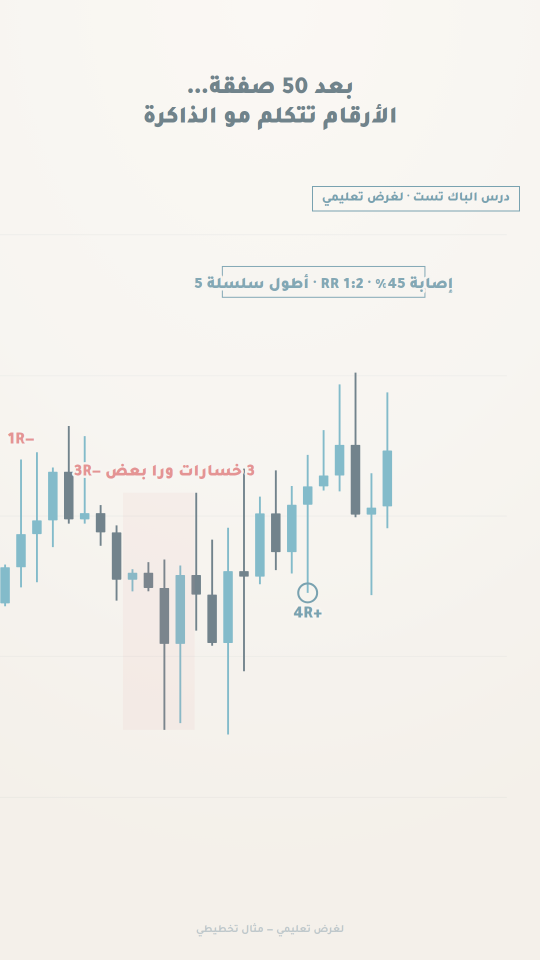
#> input picture .claude/skills/liquidity-reel-production/scripts/qa6_reel_backtest_15_4.png, 1080 x 1920 px (shown at 1/2 size); its folder holds only this picture in this run
$ python -i engine.py   (imports and definitions only)
#> lines starting #> are read from the running program, lines starting #| are printed output that depends on the picture
#> further down, picture is the input picture: PIL image 1080x1920 RGB; mean R, G, B 242.1, 240.3, 236
"""
Core render engine for the Liquidity State reel:
chart geometry, camera, grade, and the Arabic-safe text engine.
1080x1920, deterministic.
"""
import json, math, os
from PIL import Image, ImageDraw, ImageFont, ImageFilter

HERE = os.path.dirname(os.path.abspath(__file__))
W, H = 1080, 1920
FPS = 30

# ---- palette (from the shot script) ----
NEARWHITE = (242,245,247)   # F2F5F7
SILVER    = (201,209,214)   # C9D1D6
GOLD      = (214,169,74)    # D6A94A
TEAL      = (46,158,143)    # 2E9E8F  (strong)
RED       = (239,83,80)     # EF5350  (weak)
BLACK     = (10,12,16)      # 0A0C10
PANEL     = (13,16,22)
GRID      = (26,31,40)
UPCOL     = (54,170,150)
DNCOL     = (224,84,80)

# ---- fonts ----
FA = os.path.join(HERE,"assets/fonts/Tajawal-Bold-ar.ttf")
FA_BLACK = os.path.join(HERE,"assets/fonts/Tajawal-Black-ar.ttf")
FL = os.path.join(HERE,"assets/fonts/Tajawal-Bold-latin.ttf")
FL_BLACK = os.path.join(HERE,"assets/fonts/Tajawal-Black-latin.ttf")
_fc={}
# [4 lines left out: function font, not called in this run]

# ---- data ----
# [2 lines not run here, left out]
# [1 line that did not run here, left out]
# [1 line that did not run here, left out]
# [1 line that did not run here, left out]

# chart pixel band (leave reel safe zones top/bottom)
CX0, CX1 = 46, 902          # candle x span
CYTOP, CYBOT = 250, 1600     # price band y span
AXIS_X = 912

def px(i):
    return CX0 + (i+0.5)*(CX1-CX0)/NBARS
def py(price):
    return CYTOP + (PTOP-price)/(PTOP-PBOT)*(CYBOT-CYTOP)
# [1 line that did not run here, left out]

# ---------- easing ----------
def clamp(x,a=0.0,b=1.0): return a if x<a else b if x>b else x
def ease_out(t): t=clamp(t); return 1-(1-t)**3
def ease_in(t): t=clamp(t); return t*t*t
def ease_io(t): t=clamp(t); return t*t*(3-2*t)
def lerp(a,b,t): return a+(b-a)*t

# ---------- Arabic-safe text ----------
def _is_ar(ch):
    o=ord(ch); return 0x0600<=o<=0x06FF or 0xFB50<=o<=0xFEFF
def draw_ar(d, xy, text, fnt, fill, anchor="mm", direction="rtl"):
    d.text(xy, text, font=fnt, fill=fill, anchor=anchor, direction=direction)
def ar_w(d, text, fnt, direction="rtl"):
    b=d.textbbox((0,0),text,font=fnt,anchor="la",direction=direction)
    return b[2]-b[0]

# vector glyphs the fonts lack (draw crisp, on-brand)
# [4 lines left out: function sym_neq, not called in this run]
def sym_check(d, cx, cy, s, col, wpx=9):
    d.line([(cx-s*0.7,cy+s*0.05),(cx-s*0.15,cy+s*0.6)],fill=col,width=wpx)
    d.line([(cx-s*0.15,cy+s*0.6),(cx+s*0.8,cy-s*0.65)],fill=col,width=wpx)
def sym_cross(d, cx, cy, s, col, wpx=9):
    d.line([(cx-s*0.7,cy-s*0.7),(cx+s*0.7,cy+s*0.7)],fill=col,width=wpx)
    d.line([(cx-s*0.7,cy+s*0.7),(cx+s*0.7,cy-s*0.7)],fill=col,width=wpx)
def sym_dot(d, cx, cy, r, col):
    d.ellipse([cx-r,cy-r,cx+r,cy+r],fill=col)

# [69 lines left out: functions measure_runs, draw_runs_centered, text_layer, paste_maskwipe, paste_alpha, scaled_layer and 1 more, not called in this run]
_VIG=None
def apply_grade(img, vig=0.16, teal=0.05):
    """teal-silver push + vignette. img RGB in place-ish (returns new)."""
#> called with vig = 0.16, teal = 0.05
    global _VIG
    if _VIG is None:
        _VIG=Image.radial_gradient("L").resize((W,H))
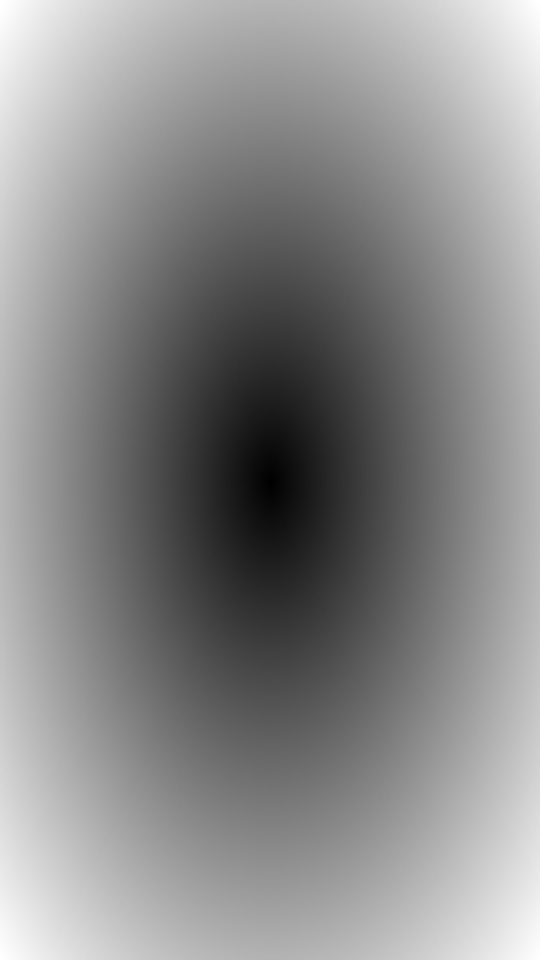
#> _VIG: PIL image 1080x1920 L (shown at 1/2 size); min 0, max 255, mean 138.1
    r,g,b=img.split()
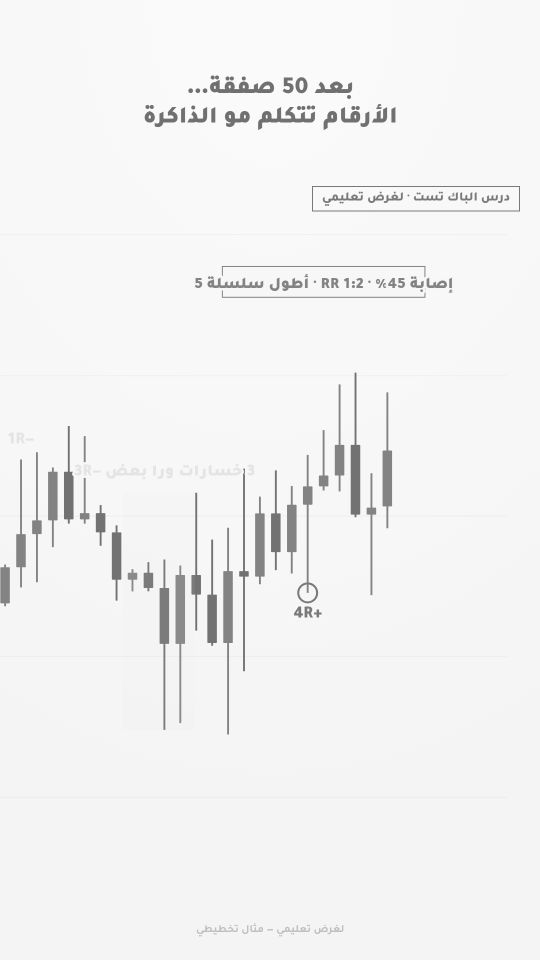
#> r: PIL image 1080x1920 L (shown at 1/2 size); min 112, max 250, mean 242.1
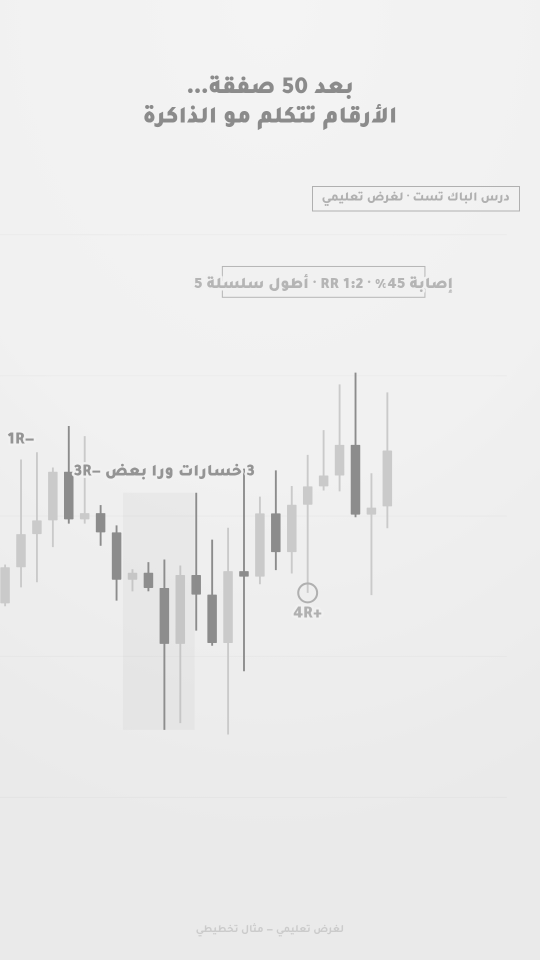
#> b: PIL image 1080x1920 L (shown at 1/2 size); min 139, max 244, mean 236
    # subtle teal-silver: lift blue/green shadows slightly, cool highlights
    b=b.point(lambda v:min(255,int(v+ (255-v)*0.06 + 4)))
    g=g.point(lambda v:min(255,int(v+ (255-v)*0.03)))
    img=Image.merge("RGB",(r,g,b))
    # vignette
    dark=Image.new("RGB",(W,H),(0,0,0))
#> dark: PIL image 1080x1920 RGB; every value is 0
    vmask=_VIG.point(lambda v:int(v*vig))
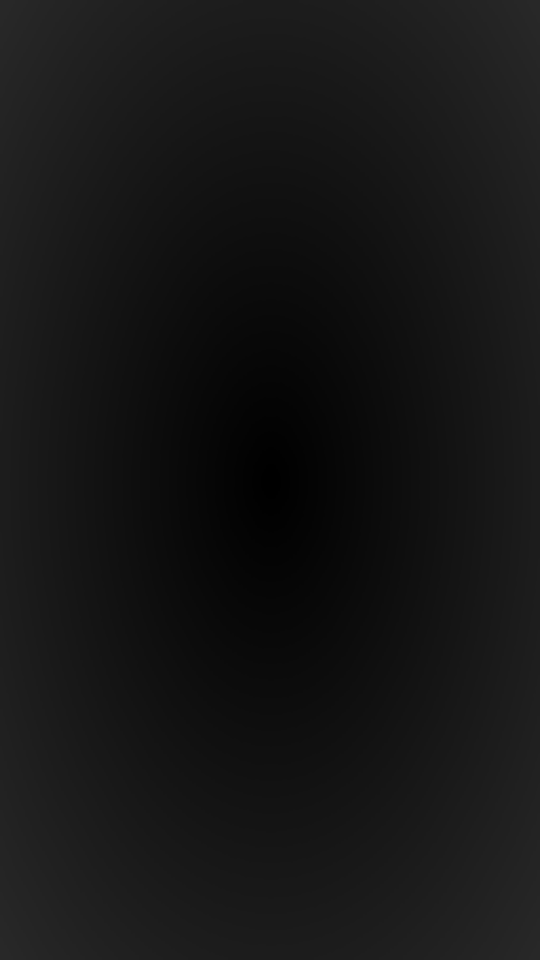
#> vmask: PIL image 1080x1920 L (shown at 1/2 size); min 0, max 40, mean 21.6
    img=Image.composite(dark,img,vmask)
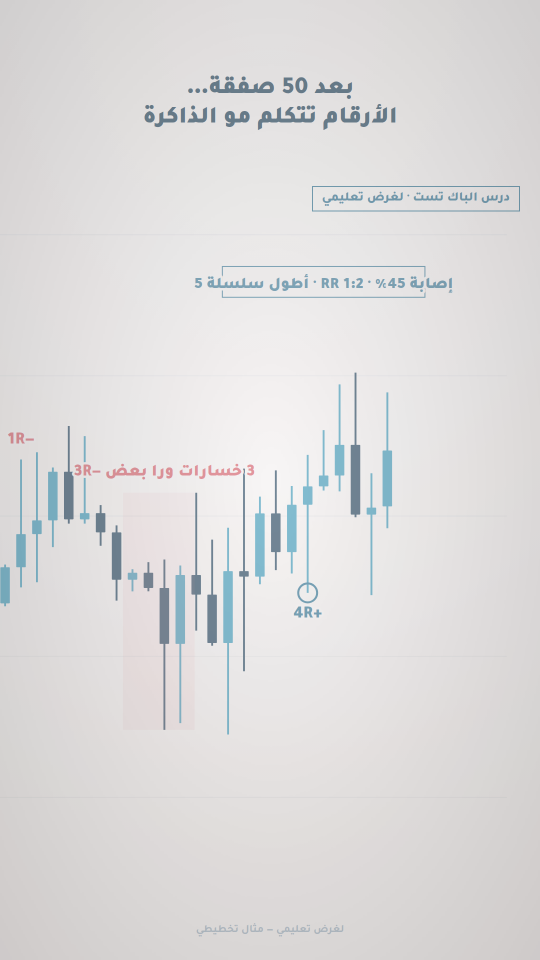
#> img: PIL image 1080x1920 RGB (shown at 1/2 size); mean R, G, B 221.5, 219.9, 220.1
    return img

# ---------- chart ----------
# [95 lines left out: functions draw_chart, camera, not called in this run]

# [8 lines not run here, left out]

>>> from PIL import Image
>>> picture = Image.open('../.claude/skills/liquidity-reel-production/scripts/qa6_reel_backtest_15_4.png')
>>> result = apply_grade(picture)

$ run again, on .claude/skills/liquidity-reel-production/scripts/qa6_reel_backtest_16_5.png
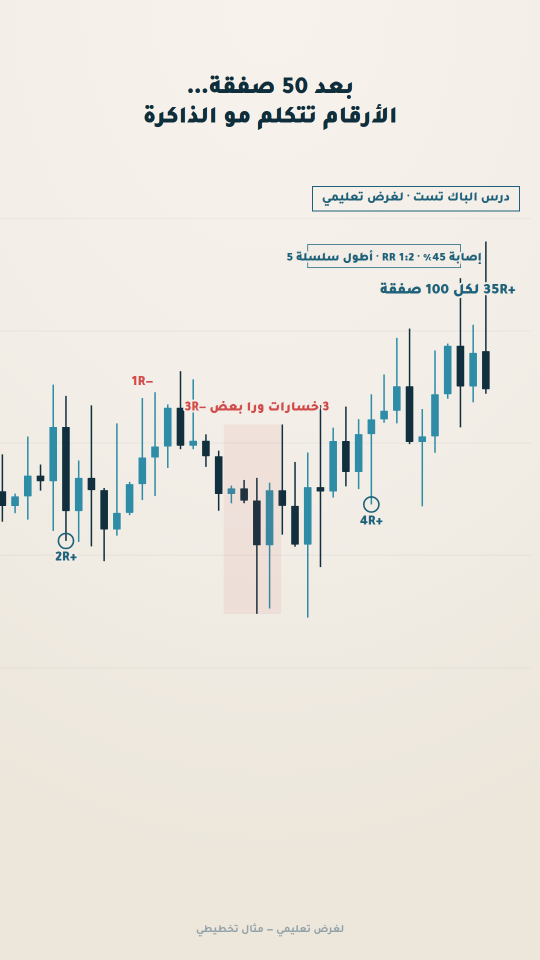
#> input picture .claude/skills/liquidity-reel-production/scripts/qa6_reel_backtest_16_5.png, 1080 x 1920 px (shown at 1/2 size)
#> picture is the input picture: PIL image 1080x1920 RGB; mean R, G, B 233.2, 230.3, 223
#> in apply_grade, `b=b.point(lambda v:min(255,int(v+ (255-v)*0.06 + 4)))`:
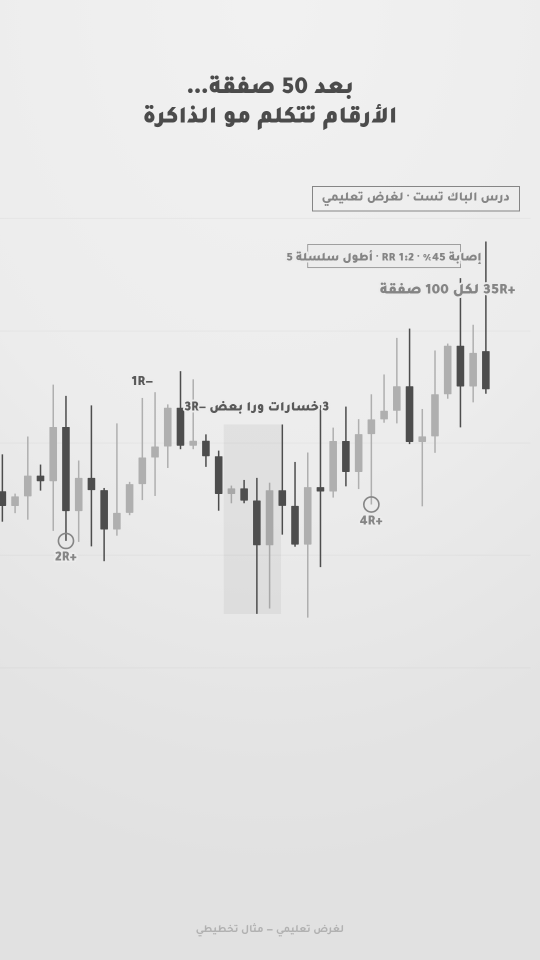
#> b: PIL image 1080x1920 L (shown at 1/2 size); min 75, max 241, mean 228.5
#> dark: PIL image 1080x1920 RGB; every value is 0
#> in apply_grade, `img=Image.composite(dark,img,vmask)`:
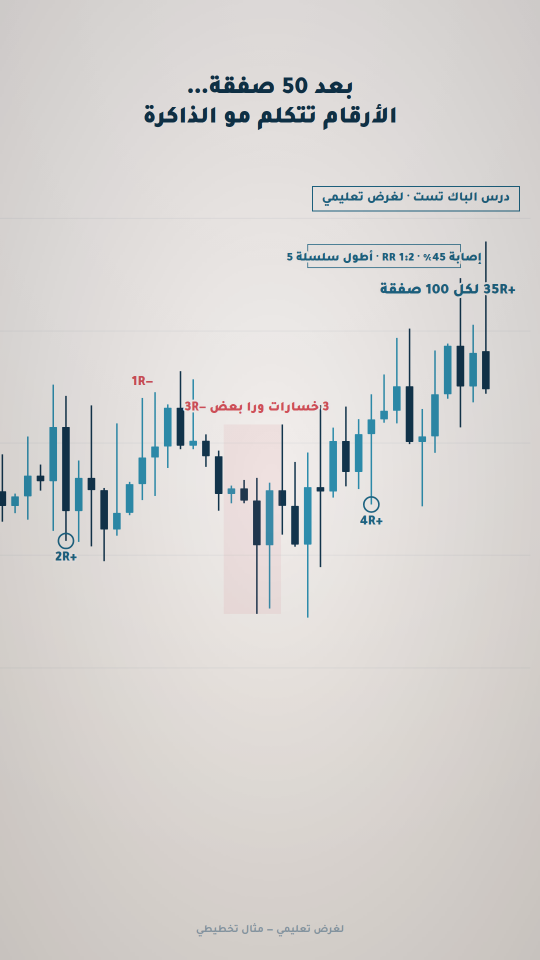
#> img: PIL image 1080x1920 RGB (shown at 1/2 size); mean R, G, B 213.3, 210.9, 209

$ run again, on .claude/skills/liquidity-reel-production/scripts/qa6_reel_backtest_3_2.png
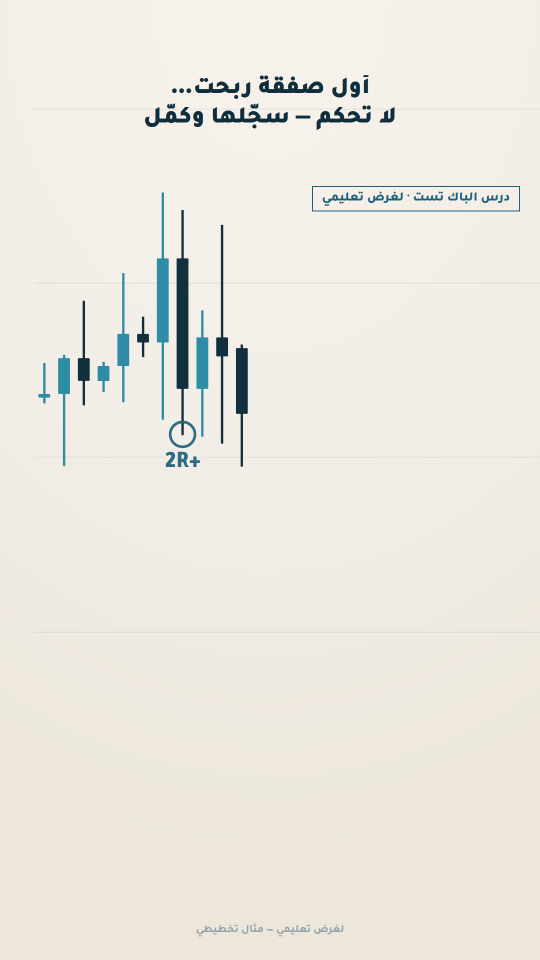
#> input picture .claude/skills/liquidity-reel-production/scripts/qa6_reel_backtest_3_2.png, 1080 x 1920 px (shown at 1/2 size)
#> picture is the input picture: PIL image 1080x1920 RGB; mean R, G, B 235.6, 232.3, 224.5
#> in apply_grade, `r,g,b=img.split()`:
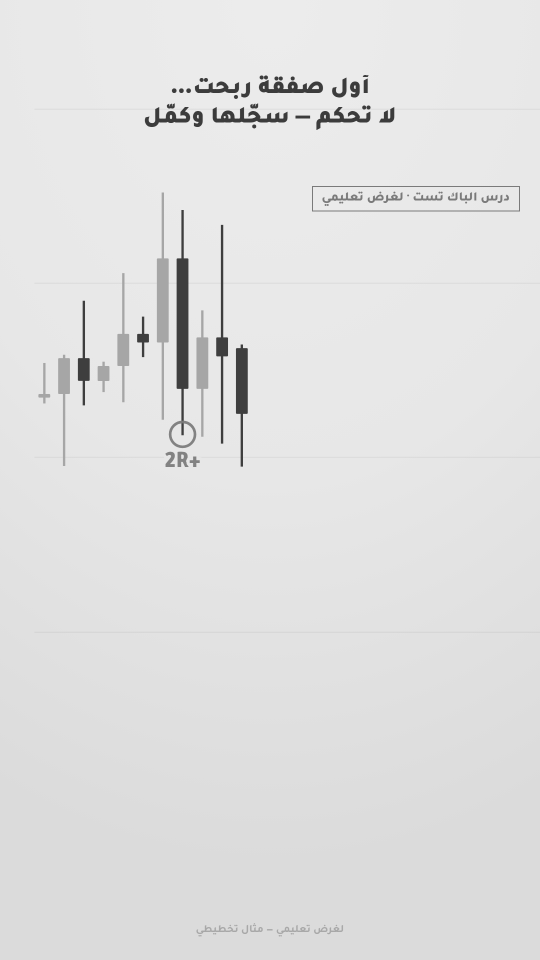
#> b: PIL image 1080x1920 L (shown at 1/2 size); min 60, max 236, mean 224.5
#> dark: PIL image 1080x1920 RGB; every value is 0
#> in apply_grade, `img=Image.composite(dark,img,vmask)`:
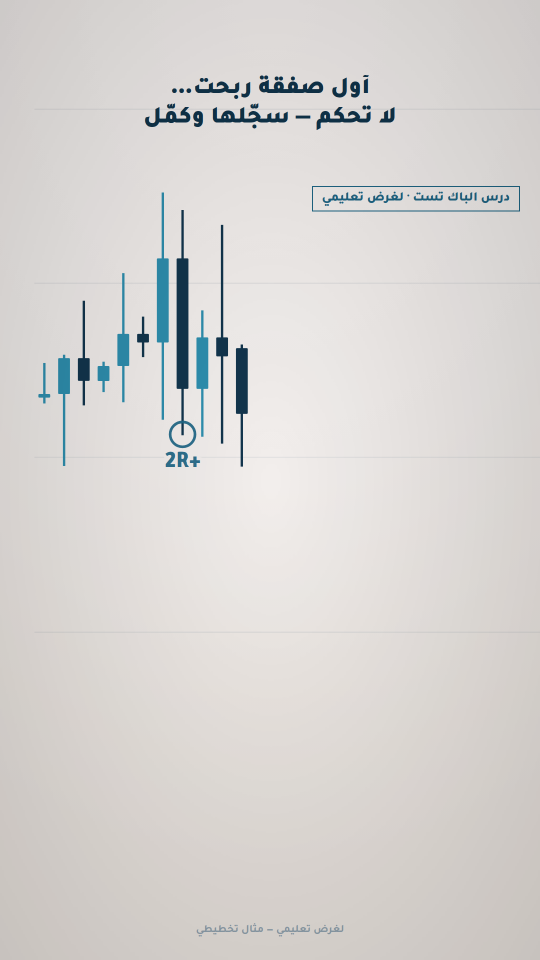
#> img: PIL image 1080x1920 RGB (shown at 1/2 size); mean R, G, B 215.5, 212.6, 210.4

$ run again, on .claude/skills/liquidity-reel-production/scripts/qa6_reel_backtest_9_3.png
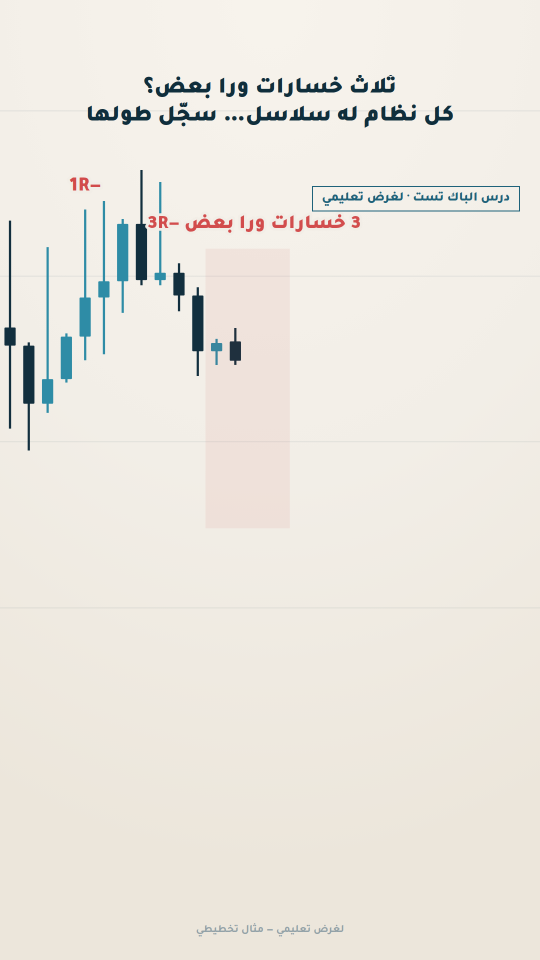
#> input picture .claude/skills/liquidity-reel-production/scripts/qa6_reel_backtest_9_3.png, 1080 x 1920 px (shown at 1/2 size)
#> picture is the input picture: PIL image 1080x1920 RGB; mean R, G, B 235.5, 231.4, 223.6
#> in apply_grade, `r,g,b=img.split()`:
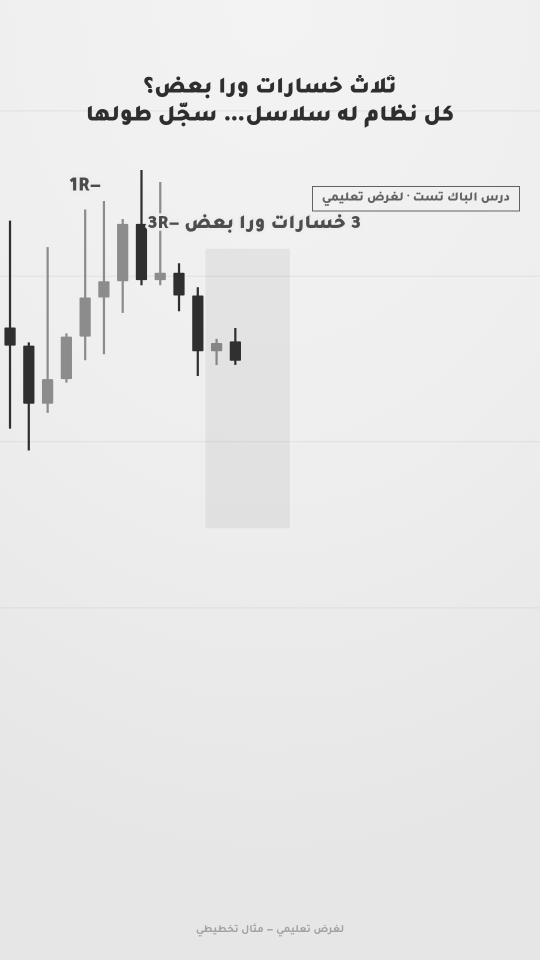
#> g: PIL image 1080x1920 L (shown at 1/2 size); min 46, max 243, mean 231.4
#> dark: PIL image 1080x1920 RGB; every value is 0
#> in apply_grade, `img=Image.composite(dark,img,vmask)`:
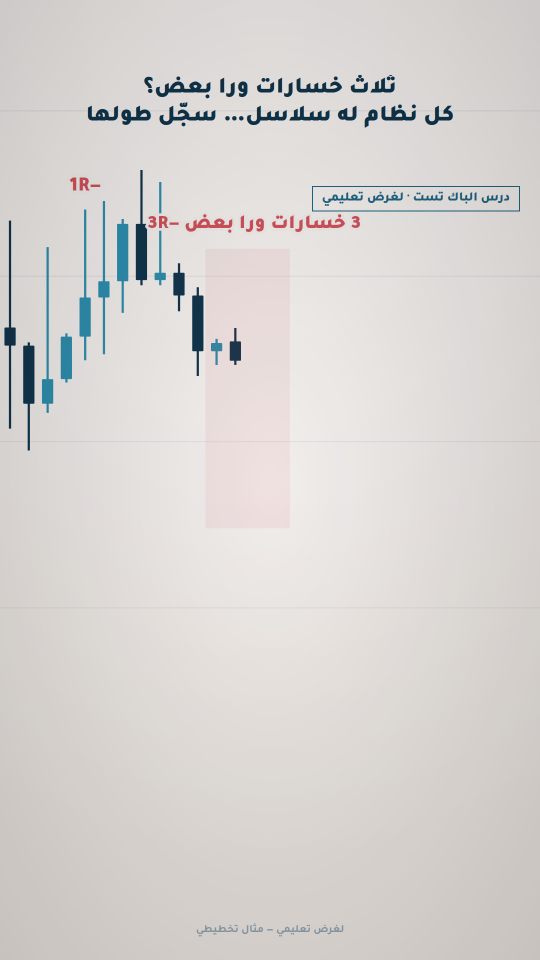
#> img: PIL image 1080x1920 RGB (shown at 1/2 size); mean R, G, B 215.6, 211.9, 209.7
